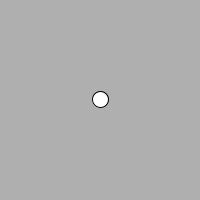
Frame 1 (no input)
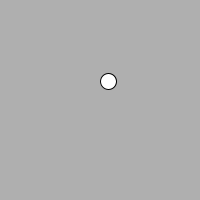
Frame 60 (the mouse pressed at the canvas centre just before this capture)
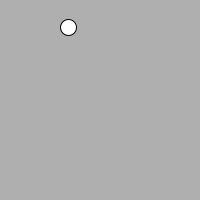
Frame 120 (the mouse held since frame 60 and released just before this capture)

The Processing sketch that drew these frames (run headless with seeded random() and noise(); from frame 60 on, the mouse is pressed at the canvas centre):

// Processing sketch: e01
// ── e01.pde
PVector BALLOON_UPTHRUST = new PVector(0,-0.01);
PVector CEILING_FORCE = new PVector(0,1);
float WIND_STRENGTH = 0.1; // wind max strength
float WIND_STEP = 0.01; // wind steps through the noise space


Mover mover;
int frame;

void setup() {
  size(200,200);
  mover = new Mover();
}

void draw() {
  background(175);
  mover.update();
  mover.display();
  frame++;
}

class Mover {
  
  PVector location;
  PVector velocity;
  PVector acceleration;
  float topspeed;
  
  Mover() {
    location = new PVector(width/2,height/2);
    velocity = new PVector(0,0);
    acceleration = new PVector(0,0);
    topspeed = 3;
  }
  
  void update() {
    // calculate acceleration
    acceleration = new PVector(0,0);
    acceleration.add(BALLOON_UPTHRUST);
    acceleration.add(getWindForce());
    if (location.y < 8) acceleration.add(CEILING_FORCE);
    
    // trickle down
    velocity.add(acceleration);
    velocity.limit(topspeed);
    location.add(velocity);
    _checkEdges();
  }
  
  void display() {
    ellipse(location.x,location.y,16,16);
  }
  
  void _checkEdges() {
    // horizontal
    if (location.x < 0) location.x = width;
    if (location.x > width) location.x = 0;
  }
}

PVector getWindForce() {
  float r = noise(frame*WIND_STEP);
  return new PVector(map(r,0,1,-WIND_STRENGTH,WIND_STRENGTH),0);
}
